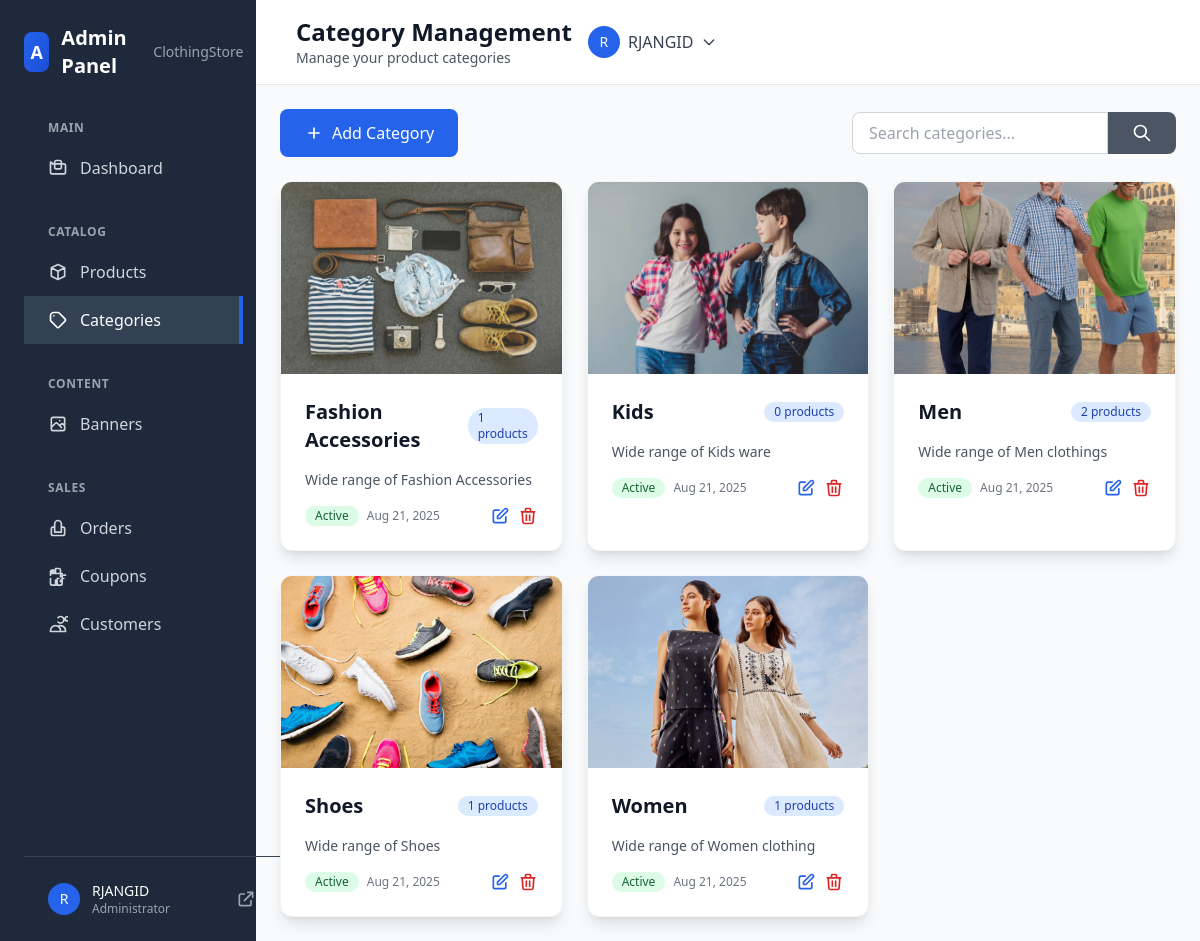
Screenshot of /dashboard/categories/ (signed in) with the database file from the repository.
### products/models.py (models this page shows, shortened)
class Category(models.Model):
    name = models.CharField(max_length=100, unique=True)
    slug = models.SlugField(max_length=100, unique=True)
    description = models.TextField(blank=True)
    image = models.ImageField(upload_to='categories/', blank=False, null=True) #changes
    is_active = models.BooleanField(default=True)
    created_at = models.DateTimeField(auto_now_add=True)
    class Meta:
        verbose_name_plural = 'Categories'
        ordering = ['name']

### admin_dashboard/views.py (the view, shortened to what this page needs)
# urls.py: path('categories/', views.category_list, name='category_list'),
@login_required
@user_passes_test(is_staff_or_superuser)
def category_list(request):
    search_query = request.GET.get('search', '')
    categories = Category.objects.annotate(
        product_count=Count('products')
    )
    if search_query:
        categories = categories.filter(
            Q(name__icontains=search_query) |
            Q(description__icontains=search_query)
        )
    categories = categories.order_by('name')
    paginator = Paginator(categories, 20)
    page_number = request.GET.get('page')
    page_obj = paginator.get_page(page_number)
    context = {
        'page_obj': page_obj,
        'search_query': search_query,
    }
    return render(request, 'admin_dashboard/categories/list.html', context)

### admin_dashboard/views.py (called while the page is built)
def is_staff_or_superuser(user):
    return user.is_staff or user.is_superuser

### wishlist/context_processors.py (called while the page is built)
def wishlist_context(request):
    context = {}
    if request.user.is_authenticated:
        wishlist_items = Wishlist.objects.filter(user=request.user).select_related('product')
        wishlist_product_ids = list(wishlist_items.values_list('product_id', flat=True))
        context.update({
            'user_wishlist_items': wishlist_items,
            'user_wishlist_product_ids': wishlist_product_ids,
            'user_wishlist_count': wishlist_items.count(),
        })
    else:
        context.update({
            'user_wishlist_items': [],
            'user_wishlist_product_ids': [],
            'user_wishlist_count': 0,
        })
    return context

### templates/admin_dashboard/categories/list.html (shortened to what this page needs)
{% extends 'admin_dashboard/base.html' %}
{% block page_title %}Category Management{% endblock %}
{% block page_description %}Manage your product categories{% endblock %}
{% block content %}
<div class="animate-fade-in">
    <div class="flex flex-col sm:flex-row justify-between items-start sm:items-center mb-6">
        <div class="flex items-center space-x-4 mb-4 sm:mb-0">
            <button onclick="openCreateModal()" class="bg-primary text-white px-6 py-3 rounded-lg hover:bg-primary-dark transition-colors font-medium flex items-center">
                <svg class="w-5 h-5 mr-2" fill="none" stroke="currentColor" viewBox="0 0 24 24">
                    <path stroke-linecap="round" stroke-linejoin="round" stroke-width="2" d="M12 6v6m0 0v6m0-6h6m-6 0H6"></path>
                </svg>
                Add Category
            </button>
        </div>
        <div class="w-full sm:w-auto">
            <form method="get" class="flex">
                <input type="text" name="search" value="{{ search_query }}" placeholder="Search categories..."
                       class="px-4 py-2 border border-gray-300 rounded-l-lg focus:ring-2 focus:ring-primary focus:border-primary w-full sm:w-64">
                <button type="submit" class="bg-gray-600 text-white px-6 py-2 rounded-r-lg hover:bg-gray-700 transition-colors">
                    <svg class="w-5 h-5" fill="none" stroke="currentColor" viewBox="0 0 24 24">
                        <path stroke-linecap="round" stroke-linejoin="round" stroke-width="2" d="M21 21l-6-6m2-5a7 7 0 11-14 0 7 7 0 0114 0z"></path>
                    </svg>
                </button>
            </form>
        </div>
    </div>
    <div class="grid grid-cols-1 md:grid-cols-2 lg:grid-cols-3 gap-6">
        {% for category in page_obj %}
        <div class="bg-white rounded-xl shadow-lg border border-gray-100 overflow-hidden hover:shadow-xl transition-shadow duration-300">
            {% if category.image %}
                <img src="{{ category.image.url }}" alt="{{ category.name }}" class="w-full h-48 object-cover">
            {% endif %}
            <div class="p-6">
                <div class="flex items-center justify-between mb-4">
                    <h3 class="text-xl font-bold text-gray-900">{{ category.name }}</h3>
                    <span class="inline-flex items-center px-2.5 py-0.5 rounded-full text-xs font-medium bg-blue-100 text-blue-800">
                        {{ category.product_count }} products
                    </span>
                </div>
                {% if category.description %}
                    <p class="text-gray-600 text-sm mb-4 line-clamp-3">{{ category.description }}</p>
                {% endif %}
                <div class="flex items-center justify-between">
                    <div class="flex items-center space-x-2">
                        {% if category.is_active %}
                            <span class="inline-flex items-center px-2.5 py-0.5 rounded-full text-xs font-medium bg-green-100 text-green-800">
                                Active
                            </span>
                        {% else %}
                            <span class="inline-flex items-center px-2.5 py-0.5 rounded-full text-xs font-medium bg-gray-100 text-gray-800">
                                Inactive
                            </span>
                        {% endif %}
                        <span class="text-xs text-gray-500">{{ category.created_at|date:"M d, Y" }}</span>
                    </div>
                    <div class="flex items-center space-x-2">
                        <button onclick="editCategory({{ category.id }}, '{{ category.name }}', '{{ category.slug }}', '{{ category.description|escapejs }}', {{ category.is_active|yesno:'true,false' }})"
                                class="text-primary hover:text-primary-dark transition-colors" title="Edit Category">
                            <svg class="w-5 h-5" fill="none" stroke="currentColor" viewBox="0 0 24 24">
                                <path stroke-linecap="round" stroke-linejoin="round" stroke-width="2" d="M11 5H6a2 2 0 00-2 2v11a2 2 0 002 2h11a2 2 0 002-2v-5m-1.414-9.414a2 2 0 112.828 2.828L11.828 15H9v-2.828l8.586-8.586z"></path>
                            </svg>
                        </button>
                        <button onclick="deleteCategory({{ category.id }}, '{{ category.name }}')"
                                class="text-red-600 hover:text-red-900 transition-colors" title="Delete Category">
                            <svg class="w-5 h-5" fill="none" stroke="currentColor" viewBox="0 0 24 24">
                                <path stroke-linecap="round" stroke-linejoin="round" stroke-width="2" d="M19 7l-.867 12.142A2 2 0 0116.138 21H7.862a2 2 0 01-1.995-1.858L5 7m5 4v6m4-6v6m1-10V4a1 1 0 00-1-1h-4a1 1 0 00-1 1v3M4 7h16"></path>
                            </svg>
                        </button>
                    </div>
                </div>
            </div>
        </div>
        {% endfor %}
    </div>
</div>
{% endblock %}

### templates/admin_dashboard/base.html (shortened to what this page needs)
<!DOCTYPE html>
<html lang="en">
<head>
    <script src="https://cdn.tailwindcss.com"></script>
</head>
<body class="bg-admin-bg">
    <div class="flex h-screen">
        <div class="hidden lg:flex w-64 bg-admin-sidebar text-white flex-shrink-0">
            <div class="p-6">
                <div class="flex items-center space-x-3">
                    <div class="w-10 h-10 bg-gradient-to-br from-primary to-primary-dark rounded-lg flex items-center justify-center text-white font-bold text-lg">
                        A
                    </div>
                    <h1 class="text-xl font-bold">Admin Panel</h1>
                    <p class="text-gray-400 text-sm">ClothingStore</p>
                </div>
                <nav class="mt-8">
                    <div class="px-6 py-2">
                        <p class="text-gray-400 text-xs uppercase tracking-wider font-semibold">Main</p>
                    </div>
                    <a href="{% url 'admin_dashboard:dashboard_home' %}" class="flex items-center px-6 py-3 text-gray-300 hover:bg-admin-sidebar-hover hover:text-white transition-colors ">
                        Dashboard
                    </a>
                    <div class="px-6 py-2 mt-6">
                        <p class="text-gray-400 text-xs uppercase tracking-wider font-semibold">Catalog</p>
                    </div>
                    <a href="{% url 'admin_dashboard:product_list' %}" class="flex items-center px-6 py-3 text-gray-300 hover:bg-admin-sidebar-hover hover:text-white transition-colors ">
                        <svg class="w-5 h-5 mr-3" fill="none" stroke="currentColor" viewBox="0 0 24 24">
                            <path stroke-linecap="round" stroke-linejoin="round" stroke-width="2" d="M20 7l-8-4-8 4m16 0l-8 4m8-4v10l-8 4m0-10L4 7m8 4v10M4 7v10l8 4"></path>
                        </svg>
                        Products
                    </a>
                    <a href="{% url 'admin_dashboard:category_list' %}" class="flex items-center px-6 py-3 text-gray-300 hover:bg-admin-sidebar-hover hover:text-white transition-colors {% if 'category' in request.resolver_match.url_name %}bg-admin-sidebar-hover text-white border-r-4 border-primary{% endif %}">
                        <svg class="w-5 h-5 mr-3" fill="none" stroke="currentColor" viewBox="0 0 24 24">
                            <path stroke-linecap="round" stroke-linejoin="round" stroke-width="2" d="M7 7h.01M7 3h5c.512 0 1.024.195 1.414.586l7 7a2 2 0 010 2.828l-7 7a2 2 0 01-2.828 0l-7-7A1.994 1.994 0 013 12V7a4 4 0 014-4z"></path>
                        </svg>
                        Categories
                    </a>
                    <div class="px-6 py-2 mt-6">
                        <p class="text-gray-400 text-xs uppercase tracking-wider font-semibold">Content</p>
                    </div>
                    <a href="{% url 'admin_dashboard:banner_list' %}" class="flex items-center px-6 py-3 text-gray-300 hover:bg-admin-sidebar-hover hover:text-white transition-colors ">
                        Banners
                    </a>
                    <div class="px-6 py-2 mt-6">
                        <p class="text-gray-400 text-xs uppercase tracking-wider font-semibold">Sales</p>
                    </div>
                    <a href="{% url 'admin_dashboard:order_list' %}" class="flex items-center px-6 py-3 text-gray-300 hover:bg-admin-sidebar-hover hover:text-white transition-colors ">
                        <svg class="w-5 h-5 mr-3" fill="none" stroke="currentColor" viewBox="0 0 24 24">
                            <path stroke-linecap="round" stroke-linejoin="round" stroke-width="2" d="M16 11V7a4 4 0 00-8 0v4M8 11v6h8v-6M8 11H6a2 2 0 00-2 2v6a2 2 0 002 2h12a2 2 0 002-2v-6a2 2 0 00-2-2h-2"></path>
                        </svg>
                        Orders
                    </a>
                    <a href="{% url 'admin_dashboard:coupon_list' %}" class="flex items-center px-6 py-3 text-gray-300 hover:bg-admin-sidebar-hover hover:text-white transition-colors ">
                        Coupons
                    </a>
                    <a href="{% url 'admin_dashboard:customer_list' %}" class="flex items-center px-6 py-3 text-gray-300 hover:bg-admin-sidebar-hover hover:text-white transition-colors ">
                        <svg class="w-5 h-5 mr-3" fill="none" stroke="currentColor" viewBox="0 0 24 24">
                            <path stroke-linecap="round" stroke-linejoin="round" stroke-width="2" d="M12 4.354a4 4 0 110 5.292M15 21H3v-1a6 6 0 0112 0v1zm0 0h6v-1a6 6 0 00-9-5.197m13.5-9a2.5 2.5 0 11-5 0 2.5 2.5 0 015 0z"></path>
                        </svg>
                        Customers
                    </a>
                </nav>
                <div class="absolute bottom-0 w-64 p-6 border-t border-gray-700">
                    <div class="flex items-center space-x-3">
                        <div class="w-8 h-8 bg-primary rounded-full flex items-center justify-center text-white text-sm font-medium">
                            {{ user.username|first|upper }}
                        </div>
                        <div class="flex-1">
                            <p class="text-white text-sm font-medium">{{ user.username }}</p>
                            <p class="text-gray-400 text-xs">Administrator</p>
                        </div>
                        <a href="{% url 'core:home' %}" class="text-gray-400 hover:text-white transition-colors" title="View Site">
                            <svg class="w-5 h-5" fill="none" stroke="currentColor" viewBox="0 0 24 24">
                                <path stroke-linecap="round" stroke-linejoin="round" stroke-width="2" d="M10 6H6a2 2 0 00-2 2v10a2 2 0 002 2h10a2 2 0 002-2v-4M14 4h6m0 0v6m0-6L10 14"></path>
                            </svg>
                        </a>
                    </div>
                </div>
            </div>
        </div>
        <div class="flex-1 flex flex-col overflow-hidden">
            <header class="bg-white shadow-sm border-b border-gray-200 px-4 sm:px-6 py-4">
                <div class="flex items-center justify-between">
                    <div class="flex items-center space-x-4">
                        <div>
                        <h1 class="text-2xl font-bold text-gray-900">{% block page_title %}Dashboard{% endblock %}</h1>
                        <p class="text-gray-600 text-sm">{% block page_description %}Welcome to your admin dashboard{% endblock %}</p>
                    </div>
                    <div class="flex items-center space-x-4">
                        <div class="relative group">
                            <button class="flex items-center space-x-2 text-gray-700 hover:text-gray-900 transition-colors">
                                <div class="w-8 h-8 bg-primary text-white rounded-full flex items-center justify-center text-sm font-medium">
                                    {{ user.username|first|upper }}
                                </div>
                                <span class="hidden md:block">{{ user.username }}</span>
                                <svg class="w-4 h-4" fill="none" stroke="currentColor" viewBox="0 0 24 24">
                                    <path stroke-linecap="round" stroke-linejoin="round" stroke-width="2" d="M19 9l-7 7-7-7"></path>
                                </svg>
                            </button>
                        </div>
                    </div>
                </div>
            </header>
            <main class="flex-1 overflow-y-auto bg-admin-bg p-4 sm:p-6">
                {% block content %}
                {% endblock %}
            </main>
        </div>
    </div>
</body>
</html>

### rows the page displays
Category: image (picture), name "Fashion Accessories", product_count "1", description "Wide range of Fashion Accessories", is_active "Active", created_at "Aug 21, 2025"
Category: image (picture), name "Kids", product_count "0", description "Wide range of Kids ware", is_active "Active", created_at "Aug 21, 2025"
Category: image (picture), name "Men", product_count "2", description "Wide range of Men clothings", is_active "Active", created_at "Aug 21, 2025"
Category: image (picture), name "Shoes", product_count "1", description "Wide range of Shoes", is_active "Active", created_at "Aug 21, 2025"
Category: image (picture), name "Women", product_count "1", description "Wide range of Women clothing", is_active "Active", created_at "Aug 21, 2025"

### other values shown
{{ user.username|first|upper }} "R"
{{ user.username }} "RJANGID"
